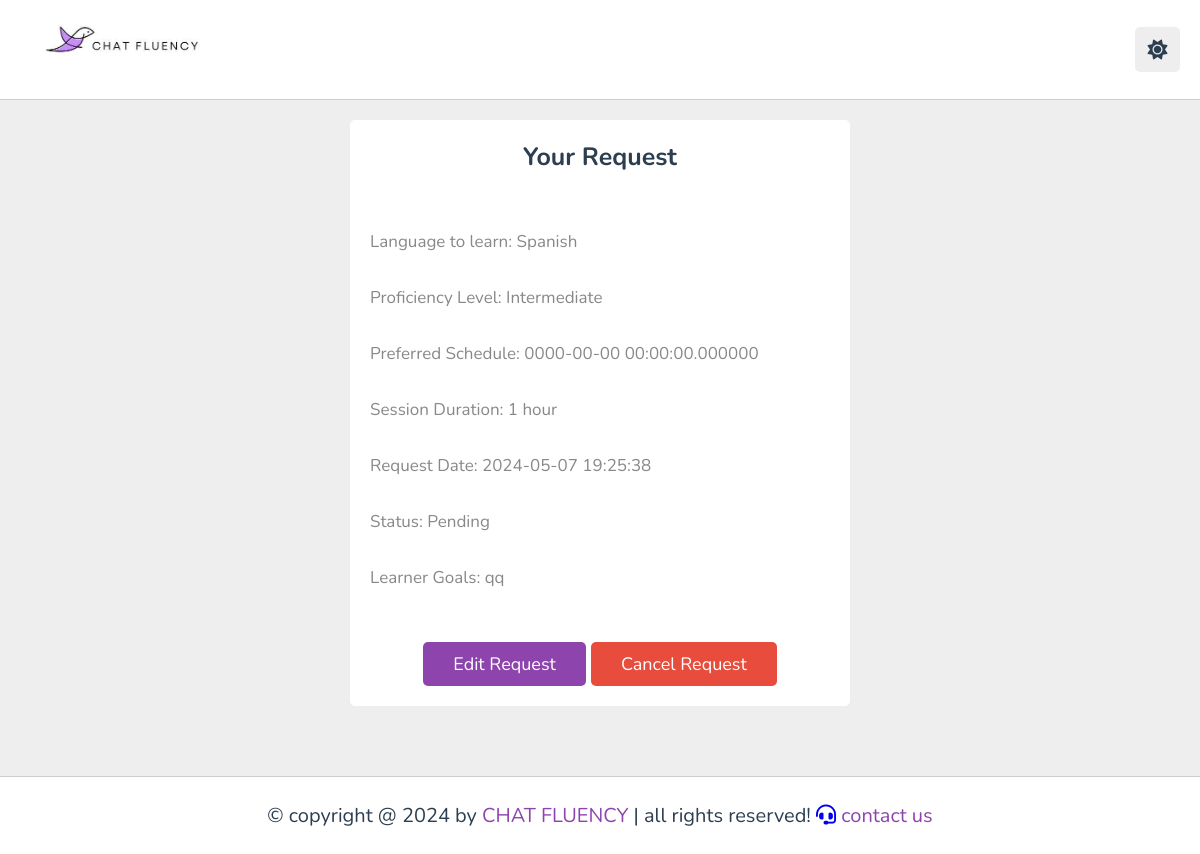
The page /view_request_learner.php?request_id=11 (signed in) on the database its author committed.
### tables this page shows
CREATE TABLE `learningrequests` (
  `RequestID` int(11) NOT NULL,
  `LearnerID` int(11) NOT NULL,
  `PartnerID` int(11) NOT NULL,
  `LanguageToLearn` set('English','Spanish','French','Mandarian Chinese','Arabic','Hindi','Russian','Portuguese','Bengali','German') NOT NULL,
  `ProficiencyLevel` set('Beginner','Intermediate','Advanced','') DEFAULT NULL,
  `PreferredSchedule` datetime(6) DEFAULT NULL,
  `SessionDuration` varchar(15) DEFAULT NULL,
  `RequestDate` timestamp NOT NULL DEFAULT current_timestamp(),
  `Status` enum('Pending','Accepted','Rejected') DEFAULT 'Pending',
  `LearnerGoals` text NOT NULL,
  `RequestTimestamp` timestamp NOT NULL DEFAULT current_timestamp(),
  `Withdrawn` tinyint(1) DEFAULT 0
);

### connect.php (called while the page is built, shortened)
<?php
class Connect {
    private $servername = "localhost";
    private $username = "root";
    private $password = "";
    private $dbname = "chatfluency";
    public function __construct() {
        $this->conn = mysqli_connect($this->servername, $this->username, $this->password, $this->dbname);
    }
}
?>

### view_request_learner.php (the view, shortened to what this page needs)
<?php
include 'connect.php';
$connection = new Connect();
?>
<!DOCTYPE html>
<html lang="en">
<head>
   <link rel="stylesheet" href="https://cdnjs.cloudflare.com/ajax/libs/font-awesome/6.1.2/css/all.min.css">
   <link rel="stylesheet" href="style.css">
</head>
<body>
<header class="header">
   <div class="flex">
      <a href="profileLearner.php" class="logo"> <img src = "images/logo.jpg" width="210" height="60" alt="logo"></a>
      <div class="icons">
         <div id="toggle-btn" class="fas fa-sun"></div>
      </div>
   </div>
</header>
   <section class="form-container">
    <form method="post">
    <?php
    try {
        if (isset($_GET['request_id'])) {
            $requestID = $_GET['request_id'];
            $stmt = $connection->conn->prepare("SELECT LanguageToLearn, ProficiencyLevel, PreferredSchedule, SessionDuration, RequestDate, Status, learnerGoals FROM LearningRequests WHERE RequestID = ?");
            $stmt->bind_param("s", $requestID);
            $stmt->execute();
            $result = $stmt->get_result();
            if ($result->num_rows > 0) {
                $requestDetails = $result->fetch_assoc();
                echo "<h3>your request</h3>";
                echo "<p><br><br>Language to learn: " . htmlspecialchars($requestDetails['LanguageToLearn']) . "<br></p>";
                echo "<p><br>Proficiency Level: " . htmlspecialchars($requestDetails['ProficiencyLevel']) . "<br></p>";
                echo "<p><br>Preferred Schedule: " . htmlspecialchars($requestDetails['PreferredSchedule']) . "<br></p>";
                echo "<p><br>Session Duration: " . htmlspecialchars($requestDetails['SessionDuration']) . "<br></p>";
                echo "<p><br>Request Date: " . htmlspecialchars($requestDetails['RequestDate']) . "<br> </p>";
                echo "<p><br>Status: " . htmlspecialchars($requestDetails['Status']) . " <br></p>";
echo "<p class='learner-goals'><br>Learner Goals: " . htmlspecialchars($requestDetails['learnerGoals']) . "<br> <br></p>";
                if ($requestDetails['Status'] == 'Pending' || $requestDetails['Status'] == 'Rejected' ) {
                    echo '<div style="text-align: center; margin-top: 20px;">';
                    echo '<form method="post">';
                    echo '<a href="Edit_request_learner.php?request_id=' . $requestID . '" class="inline-btn">Edit request</a>';
                    echo '<input type="submit" name="cancel_request" value="Cancel request" class="inline-delete-btn">';
                    echo '</form>';
                    echo '</div>';
                }
            } else {
                echo "<p>No details found for this request ID.</p>";
            }
        } else {
            echo "<p>Error: Request ID not specified.</p>";
        }
    } catch (Exception $e) {
        echo "Error: " . $e->getMessage();
    }
    ?>
</section>
<footer class="footer">
    &copy; copyright @ 2024 by <span>CHAT FLUENCY</span> | all rights reserved!
    <a href="contact.html"><i class="fas fa-headset"></i><span> contact us</span></a>
</footer>
</body>
</html>

### style.css (style rules this page uses)
:root { --main-color:#8e44ad; --red:#e74c3c; --orange:#f39c12; --light-color:#888; --light-bg:#eee; --black:#2c3e50; --white:#fff; --border:.1rem solid rgba(0,0,0,.2); }
* { font-family: 'Nunito', sans-serif; margin:0; padding:0; box-sizing: border-box; outline: none; border:none; text-decoration: none; }
html { font-size: 62.5%; overflow-x: hidden; }
body { background-color: var(--light-bg); padding-left: 30rem; }
section { padding:2rem; margin: 0 auto; max-width: 1200px; }
.inline-btn, .inline-option-btn, .inline-delete-btn, .btn, .delete-btn, .option-btn { border-radius: .5rem; color:#fff; font-size: 1.8rem; cursor: pointer; text-transform: capitalize; padding:1rem 3rem; text-align: center; margin-top: 1rem; }
.inline-btn, .inline-option-btn, .inline-delete-btn { display: inline-block; }
.btn, .inline-btn { background-color: var(--main-color); }
.delete-btn, .inline-delete-btn { background-color: var(--red); }
.header { position: sticky; top:0; left:0; right: 0; background-color: var(--white); z-index: 1000; border-bottom: var(--border); }
.header .flex { display: flex; align-items: center; justify-content: space-between; position: relative; padding: 1.5rem 2rem; }
.header .flex .logo { font-size: 2.5rem; color: var(--black); }
.header .flex .icons div { font-size: 2rem; color:var(--black); background-color: var(--light-bg); border-radius: .5rem; height: 4.5rem; width: 4.5rem; line-height: 4.5rem; cursor: pointer; text-align: center; margin-left: .7rem; }
.form-container { min-height: calc(100vh - 20rem); display: flex; align-items: center; justify-content: center; }
.form-container form { background-color: var(--white); border-radius: .5rem; padding: 2rem; width: 50rem; }
.form-container form h3 { font-size: 2.5rem; text-transform: capitalize; color: var(--black); text-align: center; }
.form-container form p { font-size: 1.7rem; color: var(--light-color); padding-top: 1rem; }
.footer { background-color: var(--white); border-top: var(--border); position: sticky; bottom: 0; left: 0; right: 0; text-align: center; font-size: 2rem; padding:2.5rem 2rem; color:var(--black); margin-top: 1rem; z-index: 1000; }
.footer span { color:var(--main-color); }
@media (max-width:1200px) { body { padding-left: 0; } }

### view_request_learner.php (style rules this page uses)
.footer { margin-top : 50px; }
p.learner-goals { max-height: 200px; overflow: auto; white-space: nowrap; }

### rows shown on the page
learningrequests: LanguageToLearn "Spanish", ProficiencyLevel "Intermediate", PreferredSchedule "0000-00-00 00:00:00.000000", SessionDuration "1 hour", RequestDate "2024-05-07 19:25:38", Status "Pending", LearnerGoals "qq"
